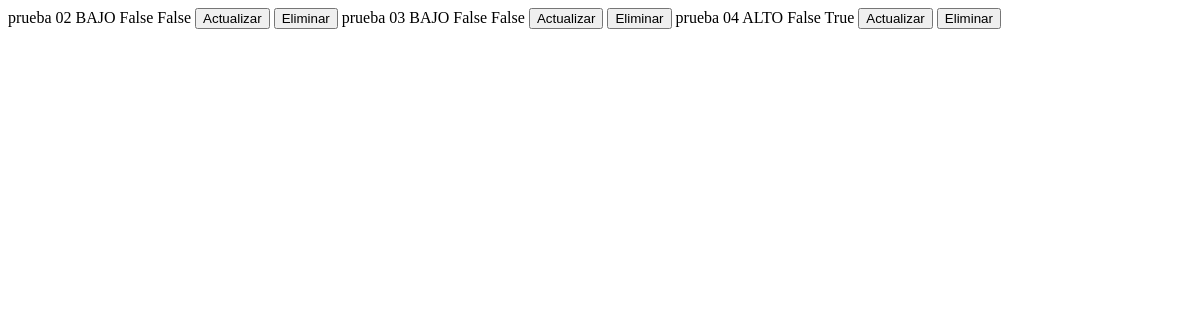
Before: /tareas/tareas/ with the older database file.
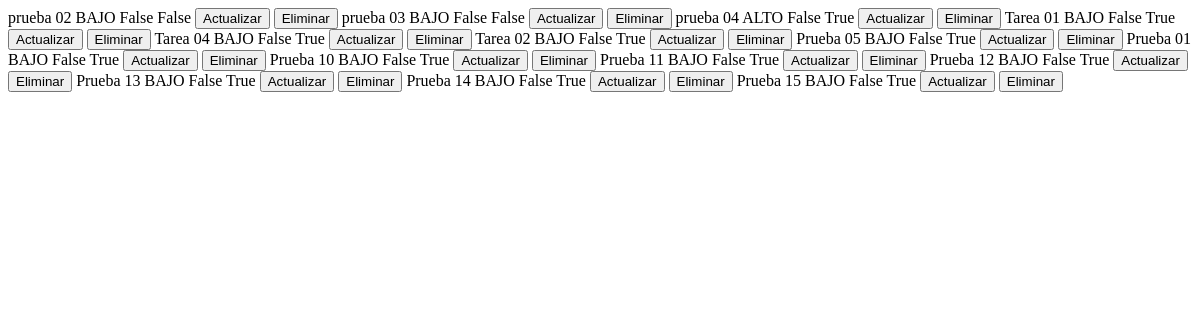
After: the same page with the newer database file.
### to_do/models.py (models this page shows, shortened)
class Tasks(models.Model):
    HIGH = 'H'
    MIDDLE = 'M'
    LOW = 'L'
    PRIORITY_TASKS_CHOICES = [
        (HIGH, 'ALTO'),
        (MIDDLE, 'MEDIO'),
        (LOW, 'BAJO'),
    ]
    name = models.CharField('Tarea', max_length=500, unique=True, blank=False, null=False)
    priority = models.CharField('Prioridad', max_length=5, choices=PRIORITY_TASKS_CHOICES, default=LOW)
    status = models.BooleanField('Estado', choices=((True, 'COMPLETADO'), (False, 'Pending')), default=False)
    enable = models.BooleanField('Activo', choices=((True, 'Habilitado'), (False, 'Inhabilitado')), default=True)
    class Meta:
        verbose_name = 'Tarea'
        verbose_name_plural = 'Tareas'

### to_do/views.py (the view)
# urls.py: path('tareas/', tasks, name='tasks'),
def tasks(request):
    tasks = Tasks.objects.all()
    template = 'to_do/tasks.html'
    context = {
        'tasks': tasks,
    }
    return render(request, template, context)

### to_do/templates/to_do/tasks.html
{% for task in tasks %}
    <tr id="task-{{ task.pk }}" class="task-row">
        <td>{{ task.name }}</td>
        <td>{{ task.get_priority_display }}</td>
        <td>{{ task.status }}</td>
        <td>{{ task.enable }}</td>
        <td>
            <button
                class="btn btn-success btn-sm"
                type="button"
                hx-get="{% url 'to_do:update_task' task.id %}"
                hx-target="#dialog">
                Actualizar
            </button>
            <button
                class="btn btn-danger btn-sm"
                type="button"
                hx-get="{% url 'to_do:delete_task_confirmation' task.id %}"
                hx-target="#dialog">
                Eliminar
            </button>
        </td>
    </tr>
{% endfor %}

Changed rows visible on the page:
added Tasks: name "Tarea 01", priority "BAJO", status "False", enable "True"
added Tasks: name "Tarea 04", priority "BAJO", status "False", enable "True"
added Tasks: name "Tarea 02", priority "BAJO", status "False", enable "True"
added Tasks: name "Prueba 05", priority "BAJO", status "False", enable "True"
added Tasks: name "Prueba 01", priority "BAJO", status "False", enable "True"
added Tasks: name "Prueba 10", priority "BAJO", status "False", enable "True"
added Tasks: name "Prueba 11", priority "BAJO", status "False", enable "True"
added Tasks: name "Prueba 12", priority "BAJO", status "False", enable "True"
added Tasks: name "Prueba 13", priority "BAJO", status "False", enable "True"
added Tasks: name "Prueba 14", priority "BAJO", status "False", enable "True"
added Tasks: name "Prueba 15", priority "BAJO", status "False", enable "True"
